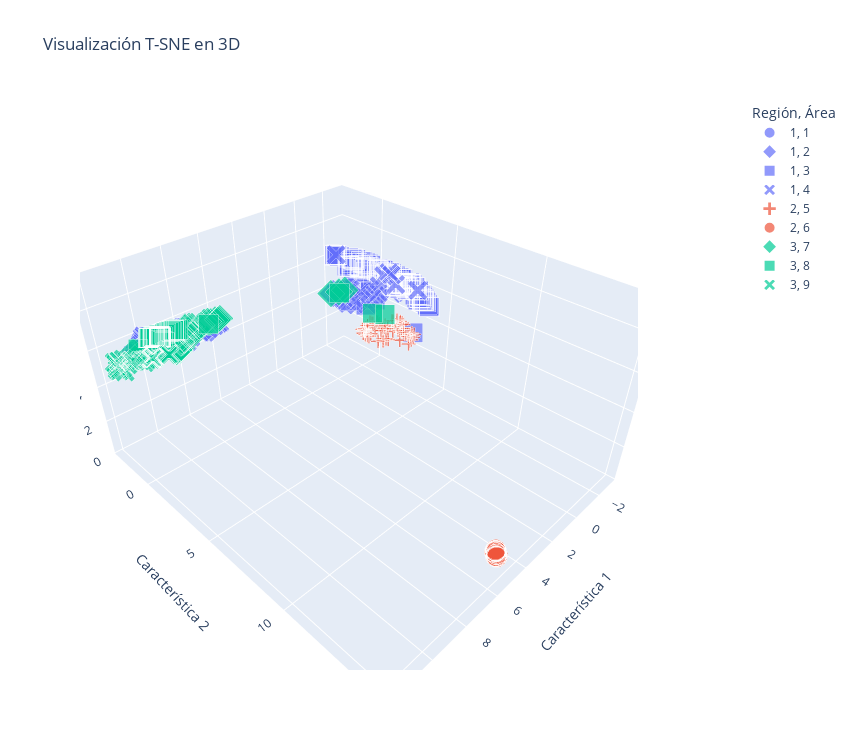

Here is the notebook cell this chart was saved with:
### Code cell
umap_3d_df['Región'] = y3_categories
umap_3d_df['Área']   = y9_categories
umap_3d_df['size']   = 10  # tamaño de los puntos

# Crear un gráfico interactivo con Plotly para t-SNE con y3 y y9
fig_umap_3d = px.scatter_3d(umap_3d_df, 
                      x='Característica 1', 
                      y='Característica 2', 
                      z='Característica 3',
                      color= 'Región', 
                      symbol= 'Área',
                      size='size',  # Usar la nueva columna 'size' para determinar el tamaño de los puntos
                      title='Visualización T-SNE en 3D',
                      color_discrete_sequence=px.colors.qualitative.Plotly)

fig_umap_3d.update_layout(
    autosize=True, 
    width=850, 
    height=750,
    legend=dict(
        yanchor="top", y=1,
        xanchor="left", x=1.2
    )
)

# Mostrar el gráfico interactivo
fig_umap_3d.show()
